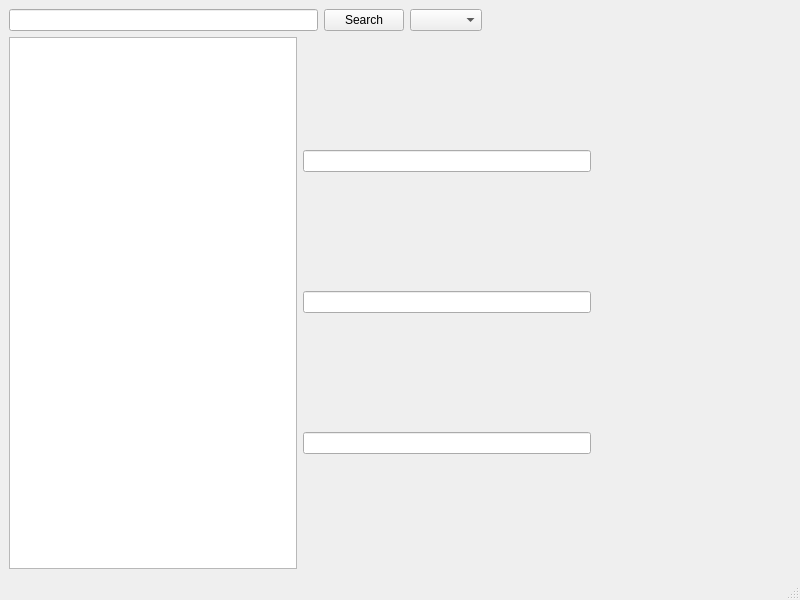
<?xml version="1.0" encoding="UTF-8"?>
<ui version="4.0">
 <class>MainWindow</class>
 <widget class="QMainWindow" name="MainWindow">
  <property name="geometry">
   <rect>
    <x>0</x>
    <y>0</y>
    <width>800</width>
    <height>600</height>
   </rect>
  </property>
  <property name="windowTitle">
   <string>MainWindow</string>
  </property>
  <widget class="QWidget" name="centralwidget">
   <layout class="QVBoxLayout" name="verticalLayout">
    <item>
     <layout class="QHBoxLayout" name="horizontalLayout_2">
      <item>
       <widget class="QLineEdit" name="searchLineEdit">
        <property name="text">
         <string extracomment="type name of the film"/>
        </property>
       </widget>
      </item>
      <item>
       <widget class="QPushButton" name="pushButton">
        <property name="text">
         <string>Search</string>
        </property>
       </widget>
      </item>
      <item>
       <widget class="QComboBox" name="comboBox"/>
      </item>
      <item>
       <spacer name="horizontalSpacer">
        <property name="orientation">
         <enum>Qt::Horizontal</enum>
        </property>
        <property name="sizeHint" stdset="0">
         <size>
          <width>40</width>
          <height>20</height>
         </size>
        </property>
       </spacer>
      </item>
     </layout>
    </item>
    <item>
     <layout class="QHBoxLayout" name="horizontalLayout">
      <item>
       <widget class="QListView" name="listView"/>
      </item>
      <item>
       <layout class="QVBoxLayout" name="verticalLayout_2">
        <item>
         <widget class="QLineEdit" name="countryLineEdit"/>
        </item>
        <item>
         <widget class="QLineEdit" name="dateLineEdit"/>
        </item>
        <item>
         <widget class="QLineEdit" name="ratingLineEdit"/>
        </item>
       </layout>
      </item>
      <item>
       <spacer name="horizontalSpacer_2">
        <property name="orientation">
         <enum>Qt::Horizontal</enum>
        </property>
        <property name="sizeType">
         <enum>QSizePolicy::Fixed</enum>
        </property>
        <property name="sizeHint" stdset="0">
         <size>
          <width>200</width>
          <height>40</height>
         </size>
        </property>
       </spacer>
      </item>
     </layout>
    </item>
   </layout>
  </widget>
  <widget class="QMenuBar" name="menubar">
   <property name="geometry">
    <rect>
     <x>0</x>
     <y>0</y>
     <width>800</width>
     <height>24</height>
    </rect>
   </property>
  </widget>
  <widget class="QStatusBar" name="statusbar"/>
 </widget>
 <resources/>
 <connections/>
</ui>
